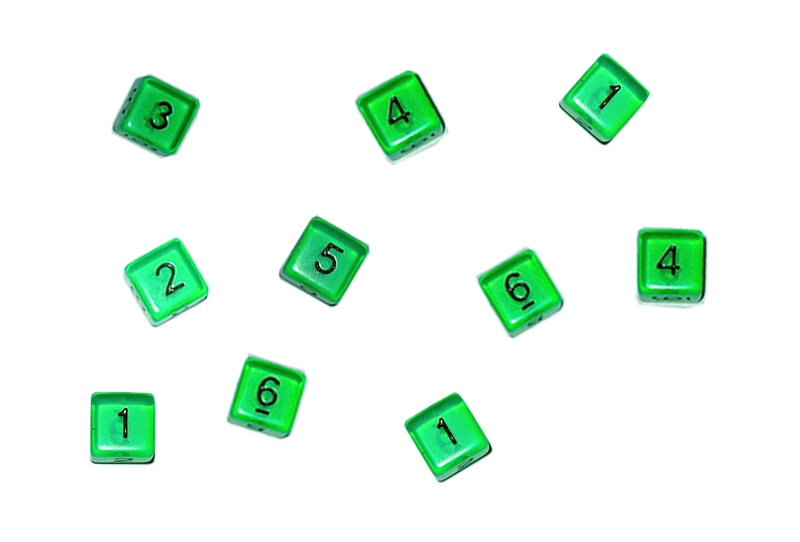
#> input picture Dados/imgDados/dadosVerdes1.png, 800 x 542 px, found by its file name
$ python dadosVerdes_20220629113318.py
#> lines starting #> are read from the running program, lines starting #| are printed output that depends on the picture; after the words box and inside, x2 and y2 are one past the last pixel; in counts of white or black regions, pixels touching at a corner belong together
import cv2
from cv2 import THRESH_BINARY
import numpy as np
import pytesseract

pytesseract.pytesseract.tesseract_cmd = 'C:\\Program Files\\Tesseract-OCR\\tesseract.exe'


img = cv2.imread("img/dadosVerdes1.png")          # Carregar a imagem
#> img is the input picture: shape (542, 800, 3); mean B, G, R 236.2, 247.6, 230.2
gray = cv2.cvtColor(img, cv2.COLOR_BGR2GRAY)
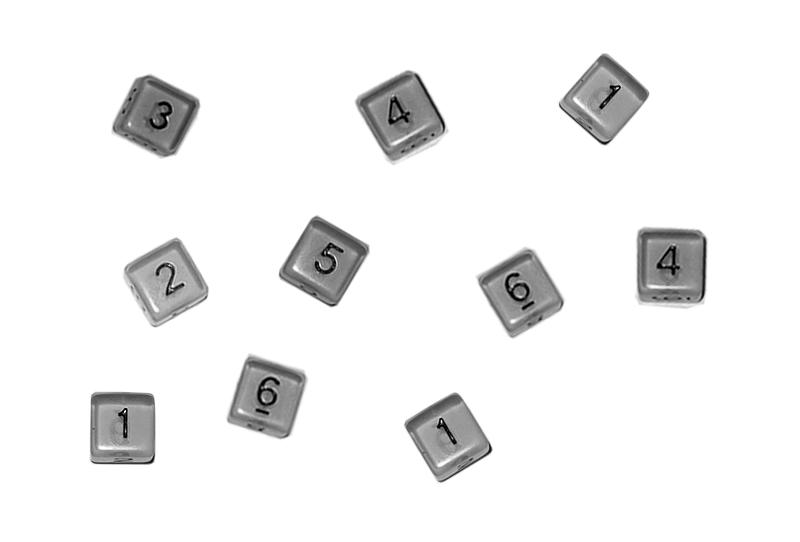
#> gray: shape (542, 800); min 0, max 255, mean 241.1
ret,binary = cv2.threshold(gray , 80 ,255, cv2.THRESH_BINARY)         # Binarização ################
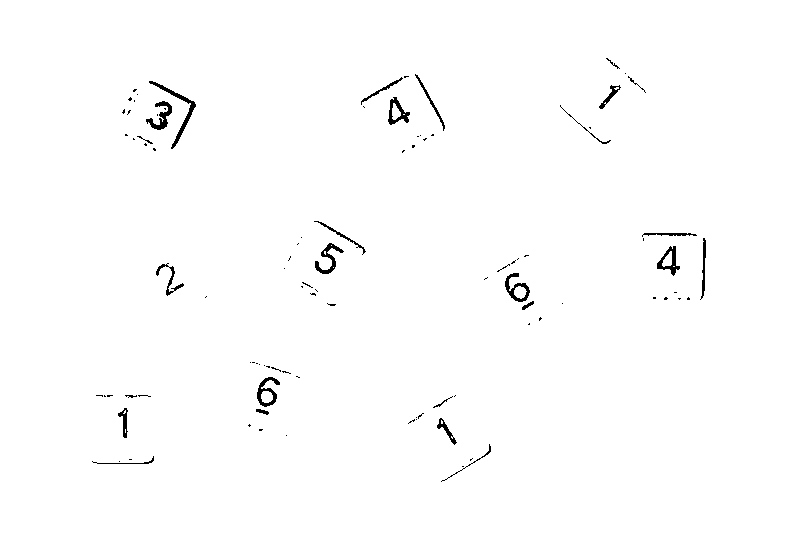
#> binary: shape (542, 800); 99.1% white; 97 black regions (71 under 20 px), largest, box (x1, y1, x2, y2) and area: (149, 81, 196, 149) 374, (146, 101, 172, 130) 283, (315, 243, 344, 274) 273
ret1,binary1 = cv2.threshold(binary,127,255,cv2.THRESH_BINARY_INV)   # Inverter a Binarização
blur = cv2.blur(binary1,(3,3))
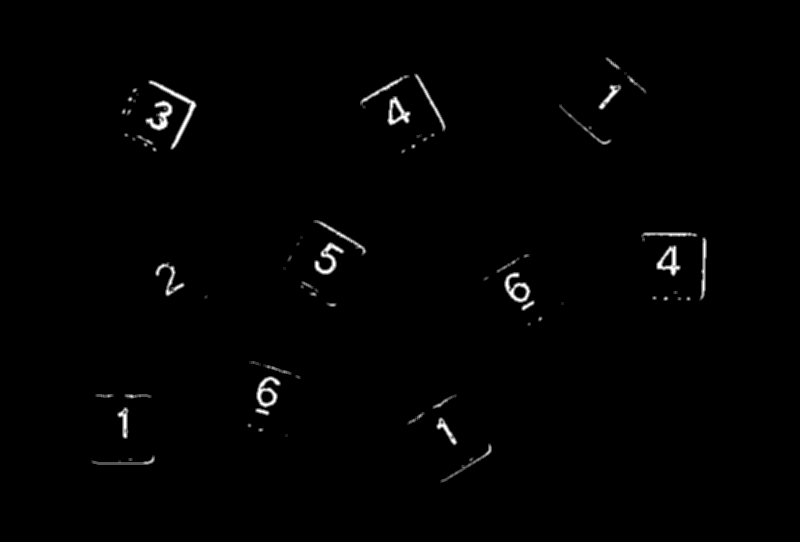
#> blur: shape (542, 800); min 0, max 255, mean 2.4
#> (the run stopped early here; a loop or call above may not have finished)

$ run again, with Dados/imgDados/dadosVerdesFila.png copied over Dados/imgDados/dadosVerdes1.png
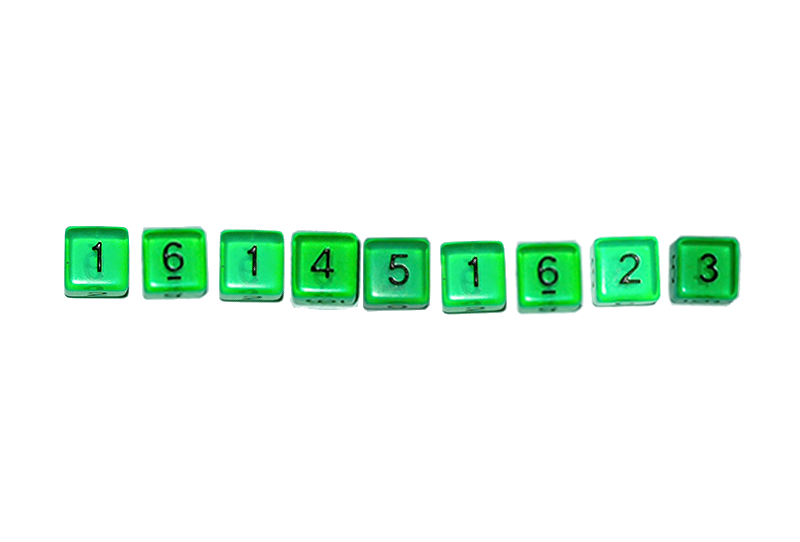
#> input picture Dados/imgDados/dadosVerdesFila.png, 800 x 542 px, found by its file name
#> img is the input picture: shape (542, 800, 3); mean B, G, R 238.6, 248.6, 233.1
#> `ret,binary = cv2.threshold(gray , 80 ,255, cv2.THRESH_BINARY)`:
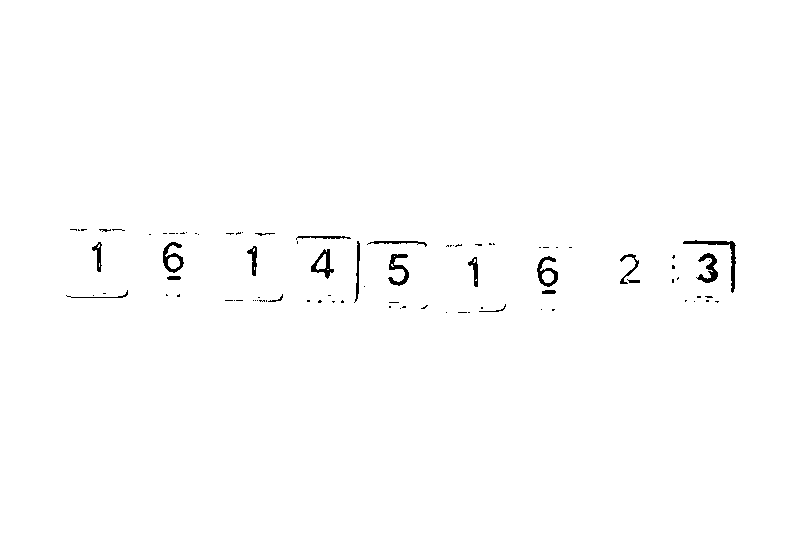
#> binary: shape (542, 800); 99.2% white; 89 black regions (68 under 20 px), largest, box (x1, y1, x2, y2) and area: (683, 240, 736, 293) 361, (696, 253, 718, 283) 284, (388, 254, 409, 286) 282
#> `blur = cv2.blur(binary1,(3,3))`:
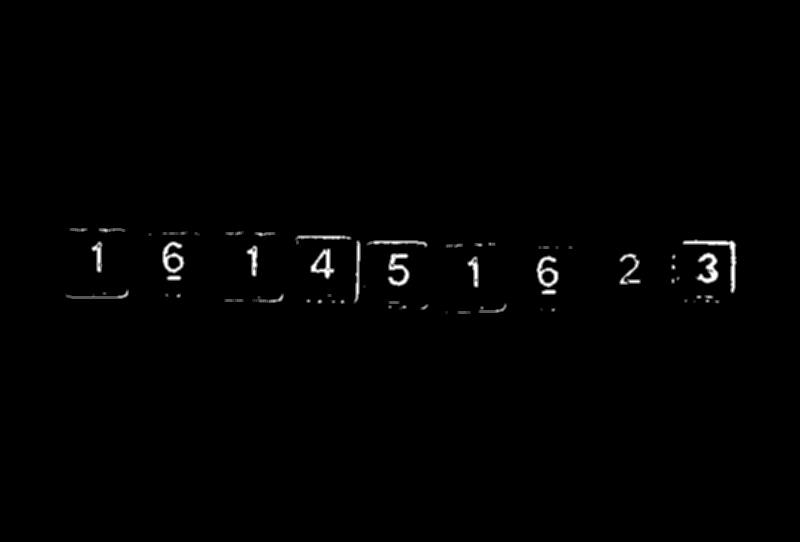
#> blur: shape (542, 800); min 0, max 255, mean 2
